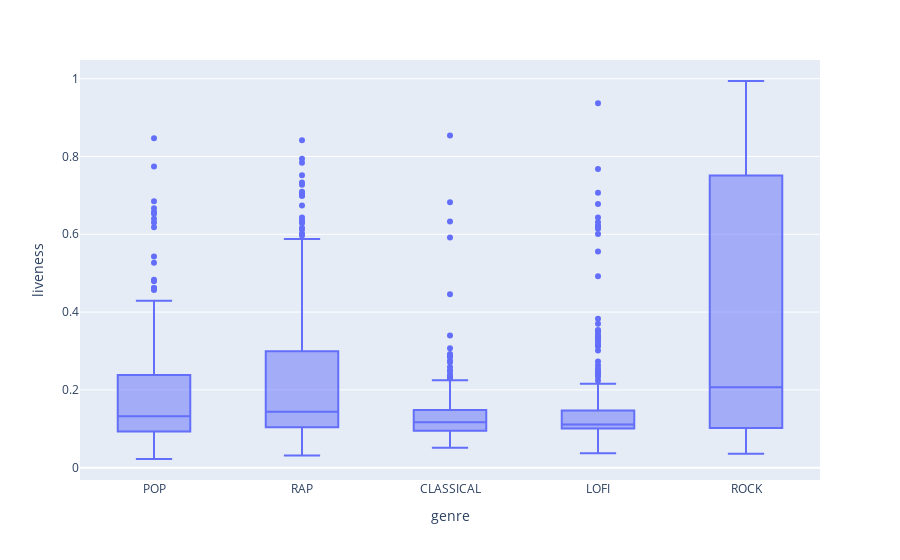

Notebook code cell kept with this figure:
### Markdown cell above
liveness

### Code cell
px.box(genre_df, x='genre', y='liveness')

### Figure 1 — Plotly figure (JSON) as saved in the notebook; plotly's stock layout.template omitted (floating-point values rounded to 4 significant figures; data arrays with more than 128 entries replaced by an {"elided": "..."} marker saying what was removed)
{"data": [{"alignmentgroup": "True", "hovertemplate": "genre=%{x}<br>liveness=%{y}<extra></extra>", "legendgroup": "", "marker": {"color": "#636efa"}, "name": "", "notched": false, "offsetgroup": "", "orientation": "v", "showlegend": false, "type": "box", "x": {"elided": "1363 str values"}, "x0": " ", "xaxis": "x", "y": {"elided": "1363 float values"}, "y0": " ", "yaxis": "y"}], "layout": {"boxmode": "group", "legend": {"tracegroupgap": 0}, "margin": {"t": 60}, "xaxis": {"anchor": "y", "domain": [0, 1], "title": {"text": "genre"}}, "yaxis": {"anchor": "x", "domain": [0, 1], "title": {"text": "liveness"}}}}
